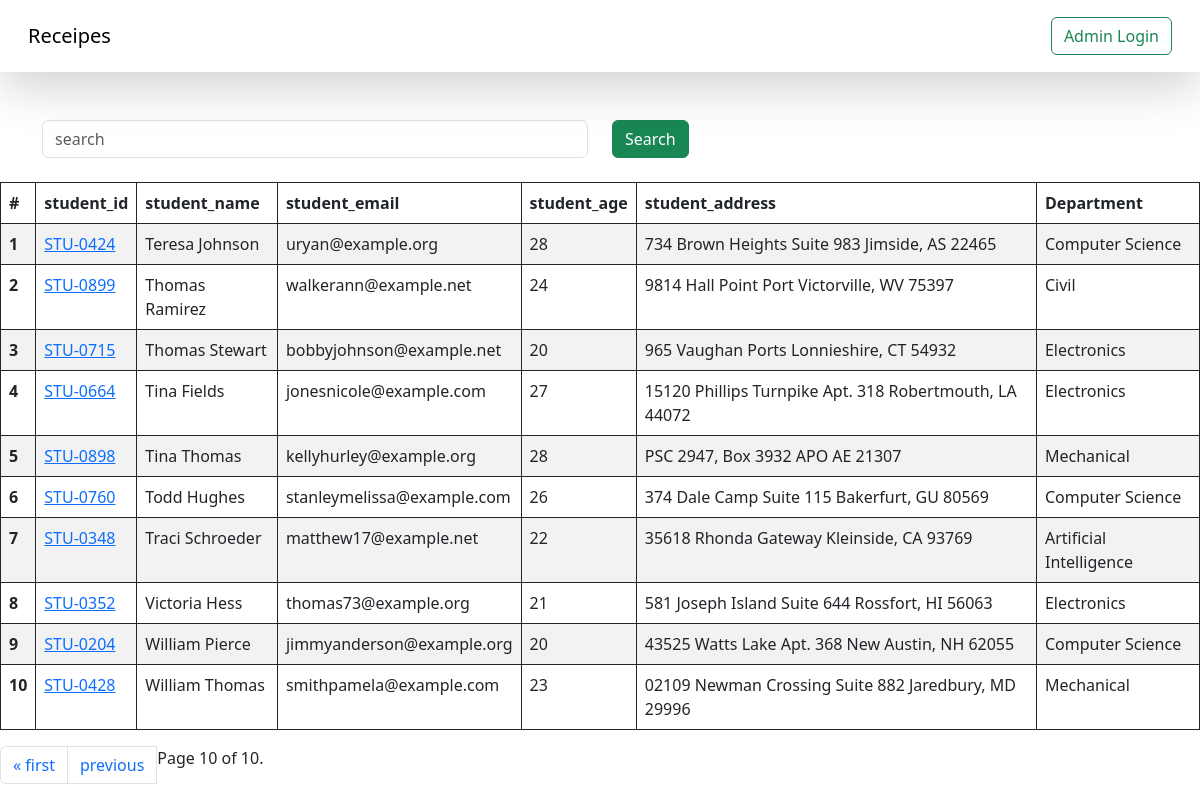
/students/?page=10, run on the app's committed database.
### vege/models.py (models this page shows, shortened)
class Student(models.Model):
    department=models.ForeignKey(Department,related_name="depart",on_delete=models.CASCADE)
    student_id=models.OneToOneField(StudentID,related_name="studentid",on_delete=models.CASCADE)
    student_name=models.CharField(max_length=100)
    student_email=models.EmailField(unique=True)
    student_age=models.IntegerField(default=18)
    student_address=models.TextField()
    class Meta:
        ordering=['student_name']
        verbose_name="student"

class StudentID(models.Model):
    student_id=models.CharField(max_length=100)
    def __str__(self) -> str:
        return self.student_id

class Department(models.Model):
    department=models.CharField(max_length=100)
    class Meta:
        ordering=['department']

### vege/views.py (the view, shortened to what this page needs)
# urls.py: path('students/',get_students,name="get_students"),
def get_students(request):
    queryset=Student.objects.all()
    paginator = Paginator(queryset, 10)  # Show 25 contacts per page.
    page_number = request.GET.get("page",1)
    page_obj = paginator.get_page(page_number)
    return render(request,'report/students.html',{'queryset':page_obj,'page':'Student Report'})

### vege/templates/report/students.html (shortened to what this page needs)
{%extends "base.html"%}
{%block start%}
<div class="container mt-5">
    <form class="mb-4">
    <div class="row">
        <div class="col md-6">
            <input class="form-control" placeholder="search" name="search">
        </div>
    <div class="col-md-6">
        <button class="btn btn-success">Search</button>
    </div>
</div>
    </form>
</div>
<table class="table table-striped">
    <thead>
      <tr>
        <th scope="col">#</th>
        <th scope="col">student_id</th>
        <th scope="col">student_name</th>
        <th scope="col">student_email</th>
        <th scope="col">student_age</th>
        <th scope="col">student_address</th>
        <th scope="col">Department</th>
      </tr>
    </thead>
    <tbody>
        {%for student in queryset%}
      <tr>
        <th scope="row">{{forloop.counter}}</th>
        <td>
            <a href="{%url 'see_marks' student.student_id%}">{{student.student_id}}</a></td>
        <td>{{student.student_name}}</td>
        <td>{{student.student_email}}</td>
        <td>{{student.student_age}}</td>
        <td>{{student.student_address}}</td>
        <td>{{student.department.department}}</td>
      </tr>
      {%endfor%}
    </tbody>
  </table>
  <nav aria-label="Page navigation example">
    <ul class="pagination">
        {% if queryset.has_previous %}
        <li class="page-item"><a class="page-link" href="?page=1">&laquo; first</a></li>
        <li class="page-item"><a class="page-link" href="?page={{ queryset.previous_page_number }}">previous</a></li>
        {% endif %}
        <span class="current">
            Page {{ queryset.number }} of {{ queryset.paginator.num_pages }}.
        </span>
</ul>
</nav>
{%endblock%}

### home/templates/base.html (style rules this page uses)
table, th, td,tr { border: 1px solid; }

### data on the page
Student: student_id "STU-0424", student_name "Teresa Johnson", student_email "uryan@example.org", student_age "28", student_address "734 Brown Heights Suite 983 Jimside, AS 22465", department.department "Computer Science"
Student: student_id "STU-0899", student_name "Thomas Ramirez", student_email "walkerann@example.net", student_age "24", student_address "9814 Hall Point Port Victorville, WV 75397", department.department "Civil"
Student: student_id "STU-0715", student_name "Thomas Stewart", student_email "bobbyjohnson@example.net", student_age "20", student_address "965 Vaughan Ports Lonnieshire, CT 54932", department.department "Electronics"
Student: student_id "STU-0664", student_name "Tina Fields", student_email "jonesnicole@example.com", student_age "27", student_address "15120 Phillips Turnpike Apt. 318 Robertmouth, LA 44072", department.department "Electronics"
Student: student_id "STU-0898", student_name "Tina Thomas", student_email "kellyhurley@example.org", student_age "28", student_address "PSC 2947, Box 3932 APO AE 21307", department.department "Mechanical"
Student: student_id "STU-0760", student_name "Todd Hughes", student_email "stanleymelissa@example.com", student_age "26", student_address "374 Dale Camp Suite 115 Bakerfurt, GU 80569", department.department "Computer Science"
Student: student_id "STU-0348", student_name "Traci Schroeder", student_email "matthew17@example.net", student_age "22", student_address "35618 Rhonda Gateway Kleinside, CA 93769", department.department "Artificial Intelligence"
Student: student_id "STU-0352", student_name "Victoria Hess", student_email "thomas73@example.org", student_age "21", student_address "581 Joseph Island Suite 644 Rossfort, HI 56063", department.department "Electronics"
Student: student_id "STU-0204", student_name "William Pierce", student_email "jimmyanderson@example.org", student_age "20", student_address "43525 Watts Lake Apt. 368 New Austin, NH 62055", department.department "Computer Science"
Student: student_id "STU-0428", student_name "William Thomas", student_email "smithpamela@example.com", student_age "23", student_address "02109 Newman Crossing Suite 882 Jaredbury, MD 29996", department.department "Mechanical"

### other printed values
{{ queryset.number }} "10"
{{ queryset.paginator.num_pages }} "10"
